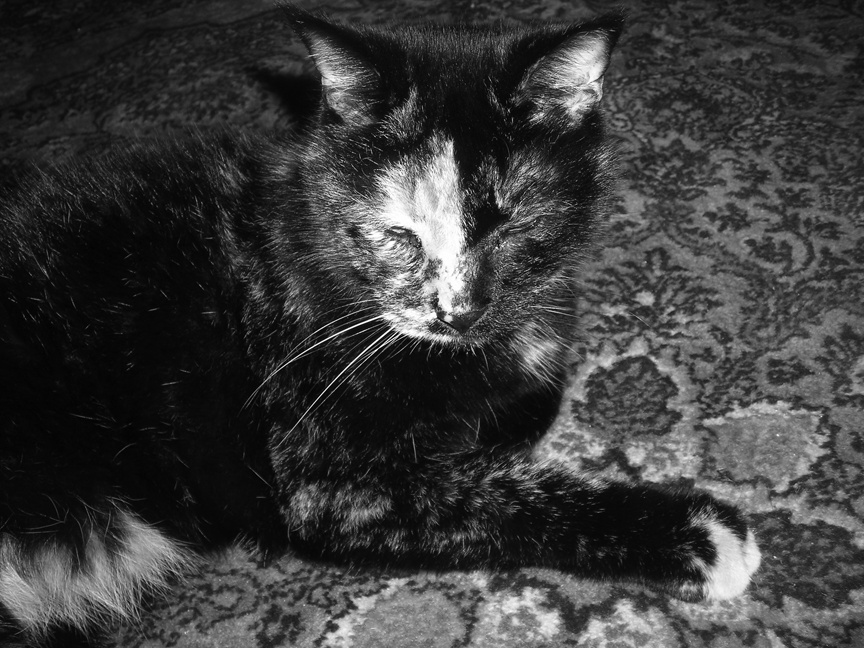
#> input picture bwCat.tif, 864 x 648 px
$ python chapter9_2b.py
#> lines starting #> are read from the running program, lines starting #| are printed output that depends on the picture
#!/usr/bin/env python3
# -*- coding: utf-8 -*-
# file_name.py
# Python 3.7
"""
Created on Mon Apr 15 18:05:38 2019

@author: pedro brodude
Modified:  Mon Apr 15 18:05:38 2019
Description
____________________

"""

import numpy as np
import matplotlib.pyplot as plt
import scipy.ndimage as sim
from numpy.random import random as rng


def draw(image):
    plt.imshow(image)
    plt.gray()
    plt.axis('off')


photo = plt.imread('bwCat.tif')
#> photo is the input picture: shape (648, 864); min 0, max 255, mean 59.2


noisy = photo * rng(photo.shape)
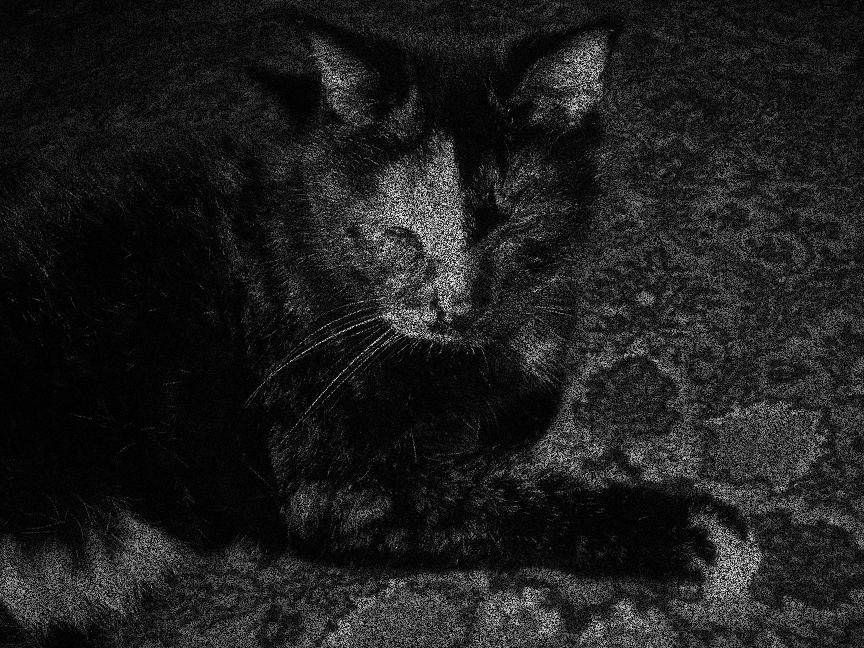
#> noisy: shape (648, 864) float64; min 0, max 252.8, mean 29.6
noisy -= noisy.min()             # shift min value to zero
noisy *= 255/noisy.max()         # rescale so max is 255
noisy = noisy.astype('uint8')    # convert to standard image array


plt.figure(figsize=(16,8))
plt.subplot(1,2,1)
plt.title("original", fontsize=24, weight='bold')
draw(photo)
plt.subplot(1,2,2)
plt.title("Noisy",fontsize=24,weight='bold')
draw(noisy)


#%% denoise using small, large, gauss
small_square = sim.uniform_filter(noisy, size=3, mode='constant')
large_square = sim.uniform_filter(noisy, size=15, mode='constant')
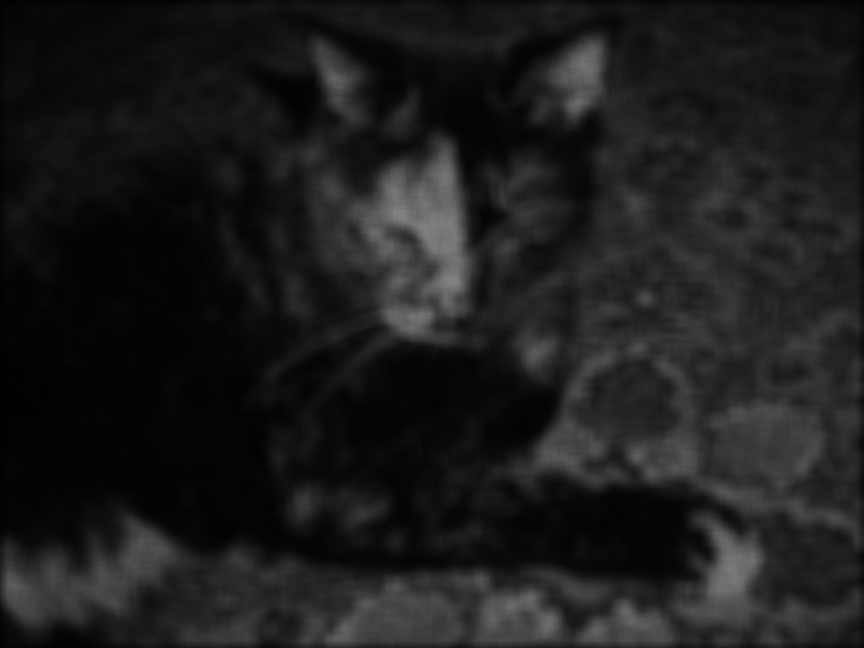
#> large_square: shape (648, 864); min 0, max 132, mean 28.1
gauss_dnoise = sim.gaussian_filter(noisy, sigma=5, mode='constant')


plt.figure(figsize=(12,12))
plt.subplot(2,2,1)
plt.title("Noisy", fontsize=24, weight='bold')
draw(noisy)
plt.subplot(2,2,2)
plt.title("Small square", fontsize=24, weight='bold')
draw(small_square)
plt.subplot(2,2,3)
plt.title("Large square", fontsize=24, weight='bold')
draw(large_square)
plt.subplot(2,2,4)
plt.title("Gaussian", fontsize=24, weight='bold')
draw(gauss_dnoise)
plt.savefig('denoising.pdf')
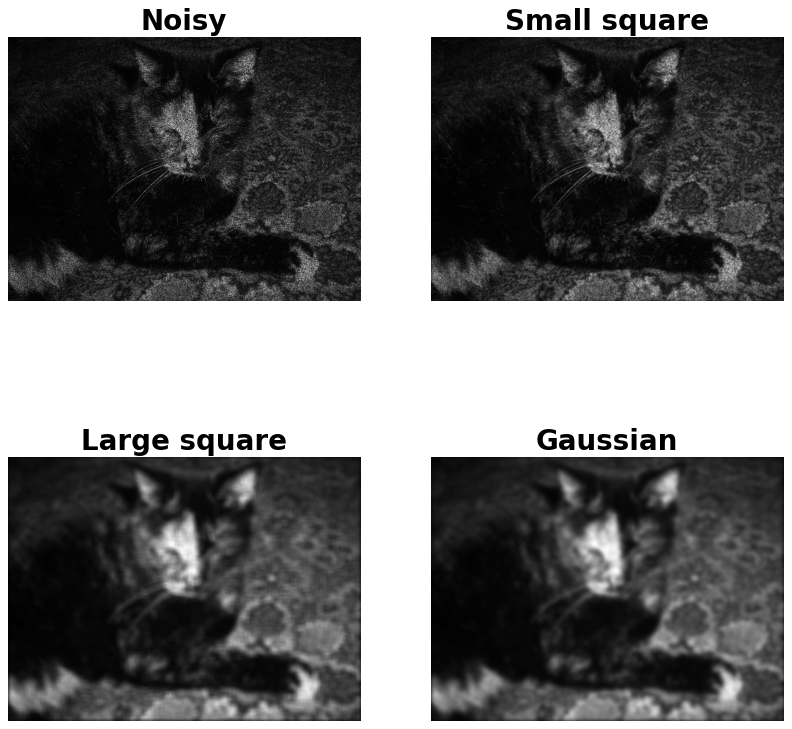
#> figure drawn by matplotlib, 4 panels
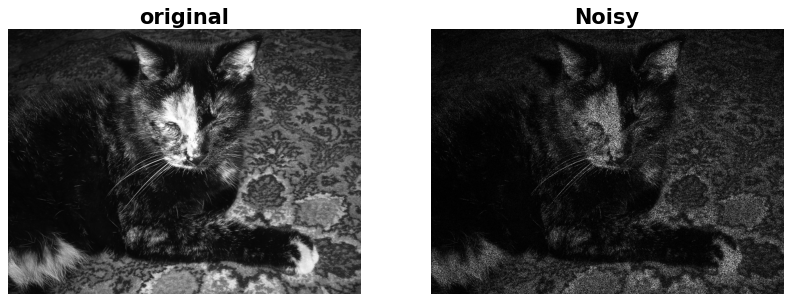
#> figure drawn by matplotlib, 2 panels

$ run again, with test.tif copied over bwCat.tif
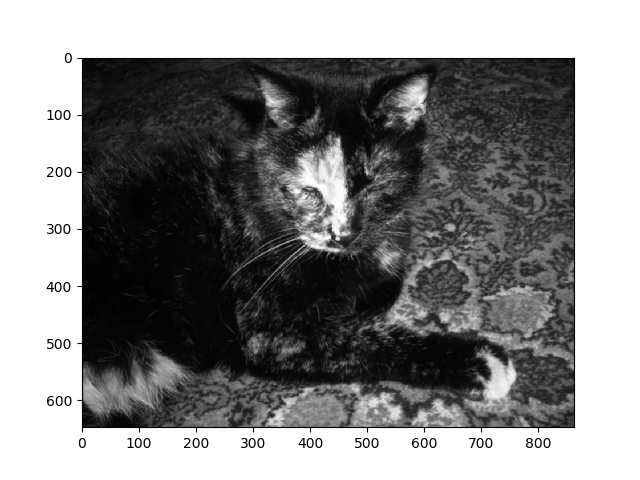
#> input picture test.tif, 640 x 480 px
#> photo is the input picture: shape (480, 640, 4); mean R, G, B, A 135.6, 135.6, 135.6, 255
#> `large_square = sim.uniform_filter(noisy, size=15, mode='constant')`:
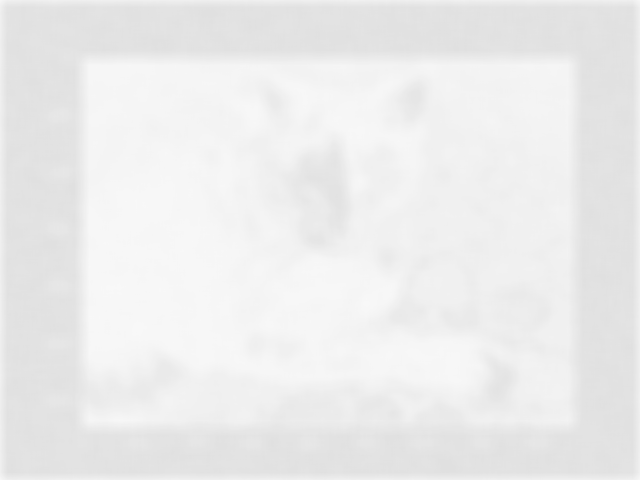
#> large_square: shape (480, 640, 4); mean R, G, B, A 20.8, 20.8, 20.8, 20.8; transparent parts drawn white
#> `plt.savefig('denoising.pdf')`:
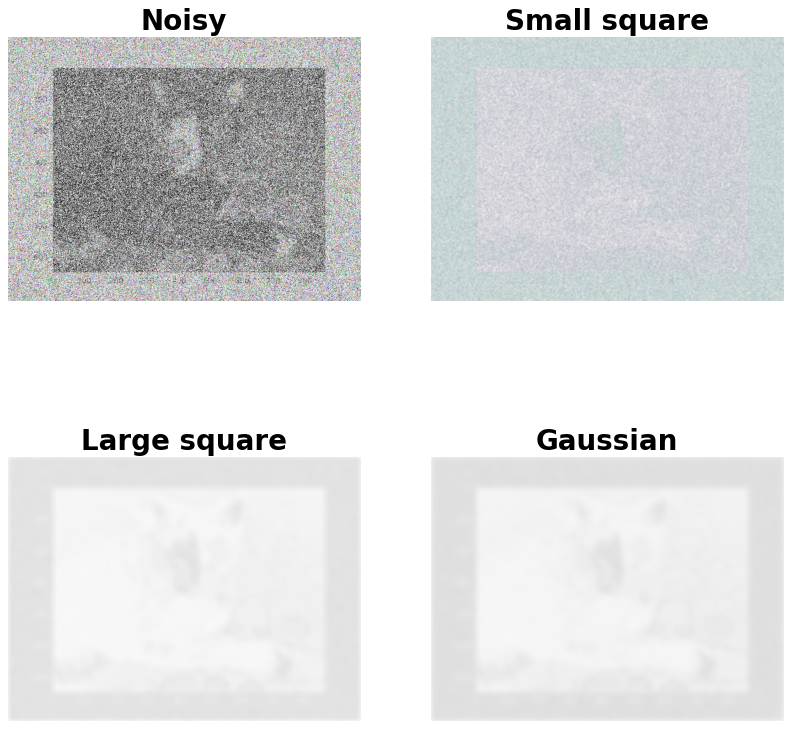
#> figure drawn by matplotlib, 4 panels
